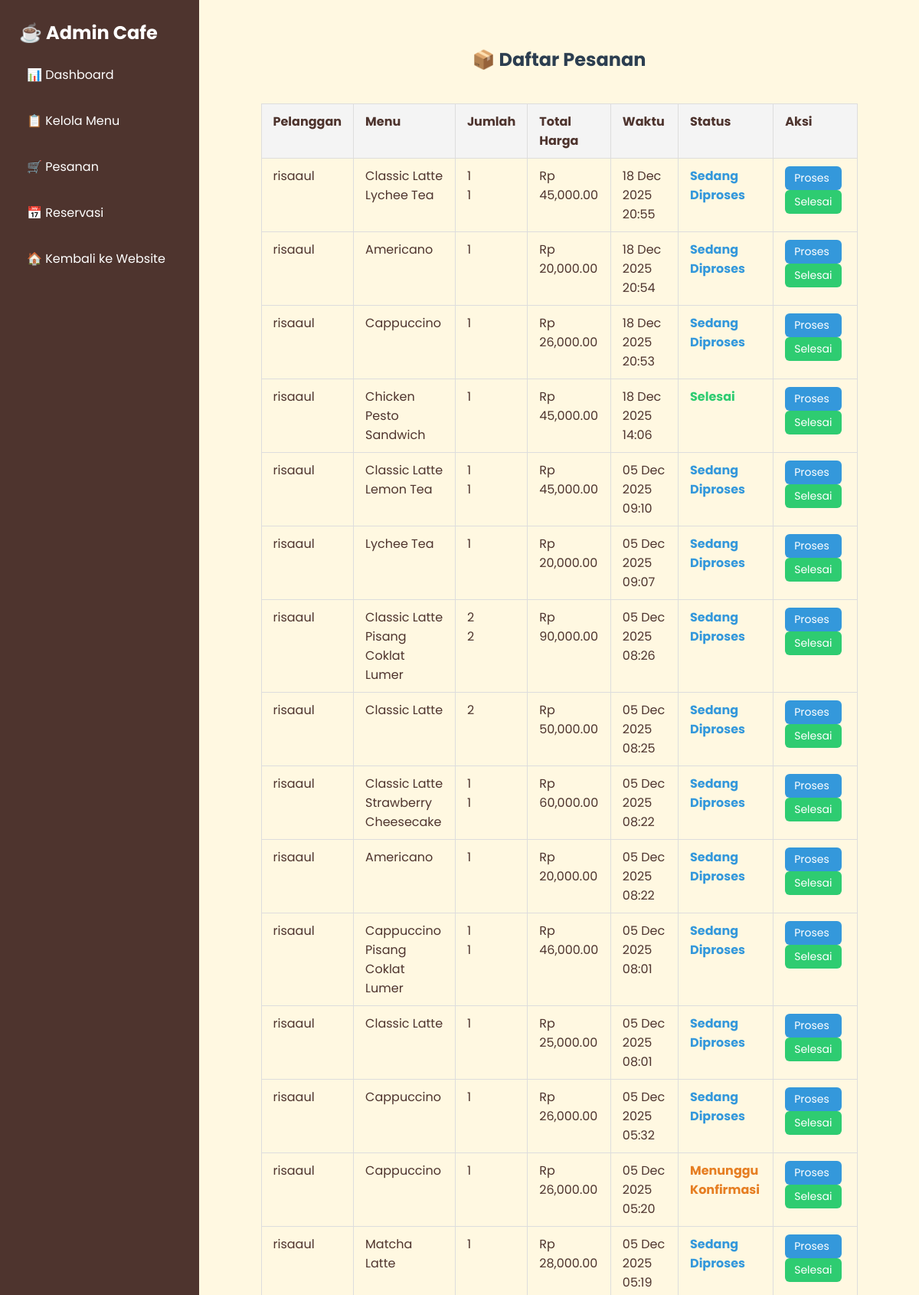
The app's page /admin-cafe/pesanan/ (upper part) with its own data.
### reservasi/models.py (models this page shows, shortened)
class Order(models.Model):
    STATUS_CHOICES = [
        ('pending', 'Menunggu Konfirmasi'),
        ('process', 'Sedang Diproses'),
        ('done', 'Selesai'),
        ('cancelled', 'Dibatalkan'),
    ]
    customer = models.ForeignKey(User, on_delete=models.SET_NULL, null=True, blank=True)
    booking = models.ForeignKey(Booking, on_delete=models.SET_NULL, null=True, blank=True)
    total_price = models.DecimalField(max_digits=10, decimal_places=2, default=0)
    final_price = models.DecimalField(max_digits=10, decimal_places=2, default=0)
    status = models.CharField(max_length=20, choices=STATUS_CHOICES, default='pending')
    order_time = models.DateTimeField(auto_now_add=True)

class OrderItem(models.Model):
    order = models.ForeignKey(Order, related_name='items', on_delete=models.CASCADE)
    menu = models.ForeignKey(Menu, on_delete=models.CASCADE)
    quantity = models.PositiveIntegerField(default=1)
    subtotal = models.DecimalField(max_digits=10, decimal_places=2, default=0)

class Menu(models.Model):
    nama = models.CharField(max_length=100)
    deskripsi = models.TextField(blank=True, null=True)
    harga = models.DecimalField(max_digits=10, decimal_places=2)
    kategori = models.CharField(max_length=50, choices=[
        ('makanan', 'Makanan'),
        ('minuman', 'Minuman'),
    ])
    gambar = models.ImageField(upload_to='menu_images/', blank=True, null=True)
    created_at = models.DateTimeField(auto_now_add=True)

### reservasi/views.py (the view)
# urls.py: path('admin-cafe/pesanan/', views.admin_orders, name='admin_orders'),
def admin_orders(request):
    orders = Order.objects.all().order_by('-order_time')
    return render(request, "admin/admin_orders.html", {"orders": orders})

### reservasi/templates/admin/admin_orders.html (shortened to what this page needs)
{% extends 'admin/base_admin.html' %}
{% load static %}
{% load humanize %}
{% block content %}
<div class="orders-container">
    <h2 class="orders-title">📦 Daftar Pesanan</h2>
    <table class="admin-table">
        <thead>
            <tr>
                <th>Pelanggan</th>
                <th>Menu</th>
                <th>Jumlah</th>
                <th>Total Harga</th>
                <th>Waktu</th>
                <th>Status</th>
                <th>Aksi</th>
            </tr>
        </thead>
        <tbody>
            {% for order in orders %}
            <tr>
                <td>
                    {% if order.customer %}
                        {{ order.customer.username }}
                    {% else %}
                        Guest
                    {% endif %}
                </td>
                <td>
                    {% for item in order.items.all %}
                        {{ item.menu.nama }}<br>
                    {% endfor %}
                </td>
                <td>
                    {% for item in order.items.all %}
                        {{ item.quantity }}<br>
                    {% endfor %}
                </td>
                <td>Rp {{ order.total_price|intcomma }}</td>
                <td>{{ order.order_time|date:"d M Y H:i" }}</td>
                <td>
                    <span class="status {{ order.status }}">
                        {{ order.get_status_display }}
                    </span>
                </td>
                <td class="action-col">
                    <a href="{% url 'update_order_status' order.id %}?status=process"
                       class="btn-admin blue">Proses</a>
                    <a href="{% url 'update_order_status' order.id %}?status=done"
                       class="btn-admin green">Selesai</a>
                </td>
            </tr>
            {% empty %}
            <tr class="empty-row">
                <td colspan="7">Belum ada pesanan.</td>
            </tr>
            {% endfor %}
        </tbody>
    </table>
</div>
{% endblock %}

### reservasi/static/css/admin.css (style rules this page uses)
* { margin: 0; padding: 0; box-sizing: border-box; font-family: "Poppins", sans-serif; }
body { background: #fff8e1; color: #4e342e; }
.admin-table { width: 100%; border-collapse: collapse; margin-top: 20px; }
.admin-table th, .admin-table td { padding: 12px; border-bottom: 1px solid #ddd; text-align: left; }
.status.pending { color: orange; font-weight: bold; }
.status.process { color: blue; font-weight: bold; }
.status.done { color: green; font-weight: bold; }
.btn-admin { padding: 6px 12px; background: #444; color: white; border-radius: 5px; text-decoration: none; }
.btn-admin.green { background: #2ecc71; }
.action-col { text-align: center; }

### reservasi/templates/admin/admin_orders.html (style rules this page uses)
.orders-container { padding: 20px; display: flex; flex-direction: column; align-items: center; }
.orders-title { text-align: center; font-size: 24px; color: #2c3e50; margin-bottom: 20px; }
.admin-table { width: 95%; border-collapse: collapse; margin-bottom: 30px; }
.admin-table th, .admin-table td { padding: 10px 15px; border: 1px solid #ddd; vertical-align: top; }
.admin-table th { background-color: #f4f4f4; text-align: left; }
.action-col a { padding: 5px 12px; text-decoration: none; border-radius: 6px; font-size: 14px; margin-right: 5px; display: flex; gap: 8px; }
.btn-admin.blue { background-color: #3498db; color: #fff; }
.btn-admin.green { background-color: #2ecc71; color: #fff; }
.status.pending { color: #e67e22; font-weight: bold; }
.status.process { color: #3498db; font-weight: bold; }
.status.done { color: #2ecc71; font-weight: bold; }

### records on screen
Order: customer.username "risaaul", total_price "45,000.00", order_time "18 Dec 2025 20:55", status "Sedang Diproses"
OrderItem: menu.nama "Classic Latte", quantity "1"
OrderItem: menu.nama "Lychee Tea", quantity "1"
Order: customer.username "risaaul", total_price "20,000.00", order_time "18 Dec 2025 20:54", status "Sedang Diproses"
OrderItem: menu.nama "Americano", quantity "1"
Order: customer.username "risaaul", total_price "26,000.00", order_time "18 Dec 2025 20:53", status "Sedang Diproses"
OrderItem: menu.nama "Cappuccino", quantity "1"
Order: customer.username "risaaul", total_price "45,000.00", order_time "18 Dec 2025 14:06", status "Selesai"
OrderItem: menu.nama "Chicken Pesto Sandwich", quantity "1"
Order: customer.username "risaaul", total_price "45,000.00", order_time "05 Dec 2025 09:10", status "Sedang Diproses"
OrderItem: menu.nama "Classic Latte", quantity "1"
OrderItem: menu.nama "Lemon Tea", quantity "1"
Order: customer.username "risaaul", total_price "20,000.00", order_time "05 Dec 2025 09:07", status "Sedang Diproses"
OrderItem: menu.nama "Lychee Tea", quantity "1"
Order: customer.username "risaaul", total_price "90,000.00", order_time "05 Dec 2025 08:26", status "Sedang Diproses"
OrderItem: menu.nama "Classic Latte", quantity "2"
OrderItem: menu.nama "Pisang Coklat Lumer", quantity "2"
Order: customer.username "risaaul", total_price "50,000.00", order_time "05 Dec 2025 08:25", status "Sedang Diproses"
OrderItem: menu.nama "Classic Latte", quantity "2"
Order: customer.username "risaaul", total_price "60,000.00", order_time "05 Dec 2025 08:22", status "Sedang Diproses"
OrderItem: menu.nama "Classic Latte", quantity "1"
OrderItem: menu.nama "Strawberry Cheesecake", quantity "1"
Order: customer.username "risaaul", total_price "20,000.00", order_time "05 Dec 2025 08:22", status "Sedang Diproses"
OrderItem: menu.nama "Americano", quantity "1"
Order: customer.username "risaaul", total_price "46,000.00", order_time "05 Dec 2025 08:01", status "Sedang Diproses"
OrderItem: menu.nama "Cappuccino", quantity "1"
OrderItem: menu.nama "Pisang Coklat Lumer", quantity "1"
Order: customer.username "risaaul", total_price "25,000.00", order_time "05 Dec 2025 08:01", status "Sedang Diproses"
OrderItem: menu.nama "Classic Latte", quantity "1"
Order: customer.username "risaaul", total_price "26,000.00", order_time "05 Dec 2025 05:32", status "Sedang Diproses"
OrderItem: menu.nama "Cappuccino", quantity "1"
Order: customer.username "risaaul", total_price "26,000.00", order_time "05 Dec 2025 05:20", status "Menunggu Konfirmasi"
OrderItem: menu.nama "Cappuccino", quantity "1"
Order: customer.username "risaaul", total_price "28,000.00", order_time "05 Dec 2025 05:19", status "Sedang Diproses"
OrderItem: menu.nama "Matcha Latte", quantity "1"
